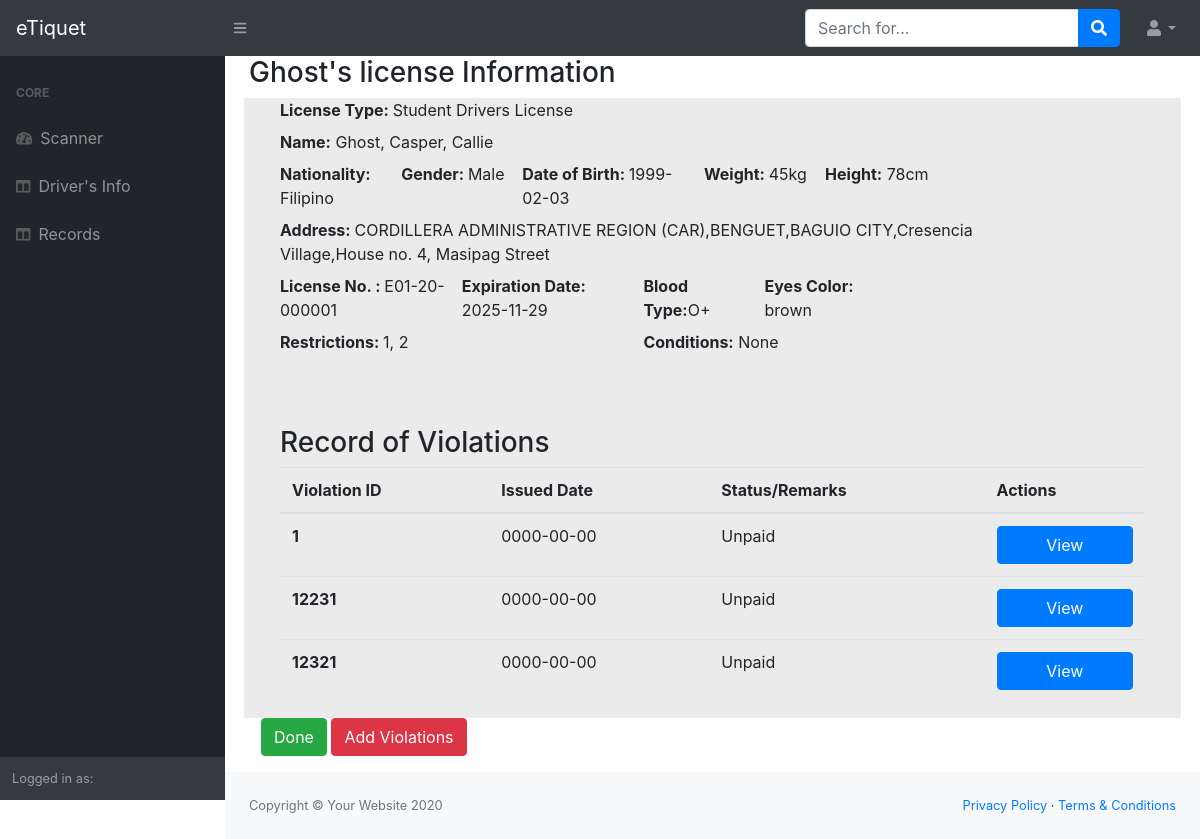
The app's page /dist/officerView/driverInfo.php?LN=E01-20-000001 (signed in) with its own data.
### tables this page shows
CREATE TABLE `tbl_drivers` (
  `driverNumber` int(11) NOT NULL,
  `licenseNumber` varchar(100) NOT NULL,
  `driverImage` longblob NOT NULL,
  `lastName` varchar(100) NOT NULL,
  `firstName` varchar(100) NOT NULL,
  `middleName` varchar(100) NOT NULL,
  `address` varchar(300) NOT NULL,
  `contactNumber` varchar(16) NOT NULL,
  `tinNumber` varchar(20) NOT NULL,
  `nationality` varchar(100) NOT NULL,
  `gender` varchar(100) NOT NULL,
  `birthDate` date NOT NULL,
  `height` varchar(100) NOT NULL,
  `weight` varchar(100) NOT NULL,
  `DSA` varchar(100) NOT NULL,
  `EA` varchar(100) NOT NULL,
  `bloodType` varchar(10) NOT NULL,
  `organDonor` varchar(10) NOT NULL,
  `civilStatus` varchar(100) NOT NULL,
  `hairColor` varchar(30) NOT NULL,
  `eyesColor` varchar(30) NOT NULL,
  `bodyBuilt` varchar(30) NOT NULL,
  `complexion` varchar(30) NOT NULL,
  `birthPlace` varchar(300) NOT NULL,
  `fatherName` varchar(100) NOT NULL,
  `motherName` varchar(100) NOT NULL,
  `spouseName` varchar(100) NOT NULL,
  `employerName` varchar(100) NOT NULL,
  `employerNumber` varchar(16) NOT NULL,
  `employerAddress` varchar(300) NOT NULL
);

CREATE TABLE `tbl_documents` (
  `id` int(11) NOT NULL,
  `licenseNumber` varchar(100) NOT NULL,
  `licenseType` varchar(100) NOT NULL DEFAULT 'Student',
  `restrictions` varchar(100) NOT NULL,
  `driverCondition` varchar(100) NOT NULL,
  `orcr` longblob NOT NULL,
  `licenseIssued` date NOT NULL DEFAULT current_timestamp(),
  `licenseExpiration` date NOT NULL,
  `status` varchar(100) NOT NULL DEFAULT 'Active'
);

CREATE TABLE `tbl_driverviolation` (
  `id` int(11) NOT NULL,
  `violationNumber` varchar(100) NOT NULL,
  `licenseNumber` varchar(100) NOT NULL,
  `staffID` varchar(100) NOT NULL,
  `violationID` varchar(100) NOT NULL,
  `apprehensionPlace` varchar(300) NOT NULL,
  `plateNumber` varchar(100) NOT NULL,
  `fileNumber` varchar(100) NOT NULL,
  `chassisNumber` varchar(100) NOT NULL,
  `engineNumber` varchar(100) NOT NULL,
  `registeredOwner` varchar(100) NOT NULL,
  `confiscatedItem` varchar(100) NOT NULL,
  `remarks` varchar(100) NOT NULL DEFAULT 'Unpaid',
  `issuedDate` date NOT NULL DEFAULT current_timestamp(),
  `dueDate` date NOT NULL
);

### dist/officerView/driverInfo.php (the view, shortened to what this page needs)
<?php
$conn = OpenCon();
if(isset($_GET['LN'])) {
    $LicenseNumber = $_GET['LN'];
    $resultDoc = $conn->query("SELECT * FROM `tbl_documents` WHERE licenseNumber= '$LicenseNumber'")or die($conn->error);
    $resultDriver = $conn->query("SELECT * FROM `tbl_drivers` WHERE licenseNumber='$LicenseNumber'")or die($conn->error);
}else header("location: index.php");
if(mysqli_num_rows($resultDoc) == 1) $rowDoc = $resultDoc->fetch_array();
if(mysqli_num_rows($resultDriver) == 1) $rowDri = $resultDriver->fetch_array();
?>
<!DOCTYPE html>
<html lang="en">
    <head>
        <link href="../css/styles.css" rel="stylesheet" />
        <link href="https://cdn.datatables.net/1.10.20/css/dataTables.bootstrap4.min.css" rel="stylesheet" />
    </head>
    <body class="sb-nav-fixed">
        <nav class="sb-topnav navbar navbar-expand navbar-dark bg-dark">
            <a class="navbar-brand" href="index.php">eTiquet</a>
            <button class="btn btn-link btn-sm order-1 order-lg-0" id="sidebarToggle" href="#"><i class="fas fa-bars"></i></button>
            <form class="d-none d-md-inline-block form-inline ml-auto mr-0 mr-md-3 my-2 my-md-0">
                <div class="input-group">
                    <input class="form-control" type="text" placeholder="Search for..." aria-label="Search" aria-describedby="basic-addon2" />
                    <div class="input-group-append">
                        <button class="btn btn-primary" type="button"><i class="fas fa-search"></i></button>
                    </div>
                </div>
            </form>
            <ul class="navbar-nav ml-auto ml-md-0">
                <li class="nav-item dropdown">
                    <a class="nav-link dropdown-toggle" id="userDropdown" href="#" role="button" data-toggle="dropdown" aria-haspopup="true" aria-expanded="false"><i class="fas fa-user fa-fw"></i></a>
                </li>
            </ul>
        </nav>
        <div id="layoutSidenav">
            <div id="layoutSidenav_nav">
                <nav class="sb-sidenav accordion sb-sidenav-dark" id="sidenavAccordion">
                    <div class="sb-sidenav-menu">
                        <div class="nav">
                            <div class="sb-sidenav-menu-heading">Core</div>
                            <a class="nav-link" href="index.php">
                                <div class="sb-nav-link-icon"><i class="fas fa-tachometer-alt"></i></div>
                                Scanner
                            </a>
                            <a class="nav-link" href="driverInfo.php">
                                <div class="sb-nav-link-icon"><i class="fas fa-columns"></i></div>
                                Driver's Info
                            </a>
                            <a class="nav-link" href="record.php">
                                <div class="sb-nav-link-icon"><i class="fas fa-columns"></i></div>
                                Records
                            </a>
                        </div>
                    </div>
                    <div class="sb-sidenav-footer">
                        <div class="small">Logged in as:</div>
                    </div>
                </nav>
            </div>
            <div id="layoutSidenav_content">
                <main>
                <div class="container-fluid" style="background-color: white;">
                    <h3><?php echo $rowDri['lastName'].'\'s';?> license Information</h3>
                    <div class ="form-row">
                        <div class="container-fluid" style="background-color: rgb(235, 235, 235);">
                            <div class = "col-md-10">
                                <div class="form-group form-row">
                                    <div class="col-md-12">
                                        <label class="large"><b>License Type: </b><?php echo $rowDoc['licenseType']." Drivers License"; ?></label><br>
                                    </div>
                                    <div class="col-md-12">
                                        <label class="large"><b>Name:</b> <?php echo ucfirst($rowDri['lastName']) .", ". ucfirst($rowDri['firstName']).", ". ucfirst($rowDri['middleName']) ; ?></label><br>
                                    </div>
                                    <div class="col-md-2">
                                        <label class="large"><b>Nationality: </b><?php echo $rowDri['nationality']; ?></label><br>
                                    </div>
                                    <div class="col-md-2">
                                        <label class="large"><b>Gender: </b><?php echo $rowDri['gender']; ?></label><br>
                                    </div>
                                    <div class="col-md-3">
                                        <label class="large"><b>Date of Birth: </b><?php echo $rowDri['birthDate']; ?></label><br>
                                    </div>
                                    <div class="col-md-2">
                                        <label class="large"><b>Weight: </b><?php echo $rowDri['weight']; ?>kg</label><br>
                                    </div>
                                    <div class="col-md-2">
                                        <label class="large"><b>Height:</b> <?php echo $rowDri['height']; ?>cm</label><br>
                                    </div>
                                    <div class="col-md-12">
                                        <label class="large"><b>Address: </b><?php echo $rowDri['address']; ?></label><br>
                                    </div>
                                    <div class="col-md-3">
                                        <label class="large"><b>License No. : </b><?php echo $rowDri['licenseNumber']; ?></label><br>
                                    </div>
                                    <div class="col-md-3">
                                        <label class="large"><b>Expiration Date:</b> <?php echo $rowDoc['licenseExpiration']; ?></label><br>
                                    </div>
                                    <div class="col-md-2">
                                        <label class="large"><b>Blood Type:</b><?php echo $rowDri['bloodType']; ?></label><br>
                                    </div>
                                    <div class="col-md-2">
                                        <label class="large"><b>Eyes Color: </b><?php echo $rowDri['eyesColor']; ?></label><br>
                                    </div>
                                    <div class="col-md-6">
                                        <label class="large"><b>Restrictions: </b><?php echo $rowDoc['restrictions']; ?></label><br>
                                    </div>
                                    <div class="col-md-6">
                                        <label class="large"><b>Conditions:</b> <?php echo $rowDoc['driverCondition']; ?></label><br>
                                    </div>
                                </div>
                            </div>
                        </div><br><br><br>
                        <div class="container-fluid" style="background-color: rgb(235, 235, 235);">
                            <div class = "col-md-12">
                                <div class="form-group">
                                    <table class="table" id="dataTable" width="100%" cellspacing="0"><br><br>
                                        <h3>Record of Violations</h3>
                                        <thead class="thead">
                                            <tr>
                                                <th scope="col">Violation ID</th>
                                                <th scope="col">Issued Date</th>
                                                <th scope="col">Status/Remarks</th>
                                                <th scope="col">Actions</th>
                                            </tr>
                                        </thead>
                                        <tbody>
                                            <?php
                                            $sql = "select * from tbl_driverviolation where licenseNumber = '$LicenseNumber';";
                                            $result = mysqli_query($conn,$sql);
                                            $rows = array();
                                            $ctr = 0;
                                            while($r = mysqli_fetch_assoc($result)){
                                                $rows[] = $r;
                                            ?>
                                            <tr>
                                                <th scope="row"><?php echo $rows[$ctr]["violationNumber"];?></th>
                                                <td><?php echo $rows[$ctr]["issuedDate"];?></td>
                                                <td><?php echo $rows[$ctr]["remarks"];?></td>
                                                <td>
                                                <button id='viewDriver' value='' type='button' onClick='' class='btn btn-primary w-100'>View<i class='icon-eye float-left'></i></button><br>
                                                </td>
                                            </tr>
                                            <?php
                                            $ctr++;
                                            }
                                            ?>
                                        </tbody>
                                     </table>
                                    </div>
                                </div>
                            </div>
                        </div>
                        <div class = "form-group">
                            <div class = "col-md-12">
                                <a href= "index.php"><button class="btn btn-success" type="button" >Done</button></a>
                                <button type="button" class="btn btn-danger" data-toggle="modal" data-target=".bd-example-modal-lg">Add Violations</button>
                            </div>
                        </div>
                    </div>
                </main>
                <footer class="py-4 bg-light mt-auto">
                    <div class="container-fluid">
                        <div class="d-flex align-items-center justify-content-between small">
                            <div class="text-muted">Copyright &copy; Your Website 2020</div>
                            <div>
                                <a href="#">Privacy Policy</a>
                                &middot;
                                <a href="#">Terms &amp; Conditions</a>
                            </div>
                        </div>
                    </div>
                </footer>
            </div>
        </div>
    </body>
</html>

### records on screen
tbl_drivers: lastName "Ghost", firstName "Casper", middleName "Callie", nationality "Filipino", gender "Male", birthDate "1999-02-03", weight "45", height "78", address "CORDILLERA ADMINISTRATIVE REGION (CAR),BENGUET,BAGUIO CITY,Cresencia Village,House no. 4, Masipag Street", licenseNumber "E01-20-000001", bloodType "O+", eyesColor "brown"
tbl_documents: licenseType "Student", licenseExpiration "2025-11-29", restrictions "1, 2", driverCondition "None"
tbl_driverviolation: violationNumber "1", issuedDate "0000-00-00", remarks "Unpaid"
tbl_driverviolation: violationNumber "12231", issuedDate "0000-00-00", remarks "Unpaid"
tbl_driverviolation: violationNumber "12321", issuedDate "0000-00-00", remarks "Unpaid"
